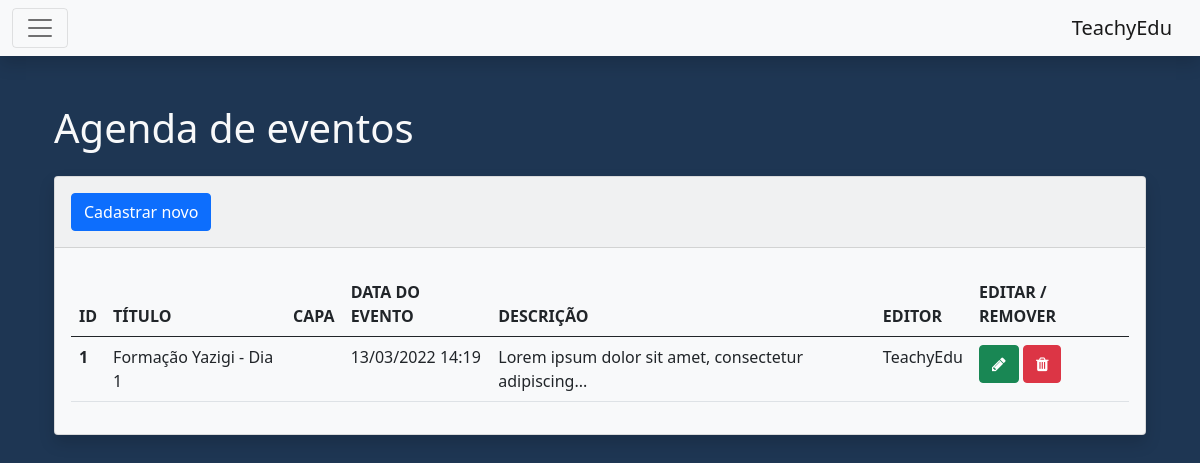
/app/view/dashboard/agenda/agendaIndex.php (signed in), run on the app's committed database.
### tables this page shows
CREATE TABLE `agendas` (
  `idAgenda` int NOT NULL,
  `tituloAgenda` varchar(255) DEFAULT NULL,
  `imagemAgenda` varchar(255) DEFAULT NULL,
  `dataHoraAgenda` timestamp NULL DEFAULT NULL,
  `descricaoAgenda` text,
  `autorAgenda` int DEFAULT NULL
);

CREATE TABLE `usuarios` (
  `idUsuario` int NOT NULL,
  `nomeUsuario` varchar(255) NOT NULL,
  `emailUsuario` varchar(45) NOT NULL,
  `senhaUsuario` varchar(255) DEFAULT NULL,
  `tipoUsuario` int NOT NULL,
  `tokenUsuario` varchar(45) NOT NULL,
  `validacaoTokenUsuario` tinyint NOT NULL,
  `validadeTokenUsuario` timestamp NOT NULL
);

### app/database/Connection.php (called while the page is built)
<?php
class Connection {
    private static $connection = null;
    public static function getConnection(): PDO {
        $host = "localhost";
        $db = "teachyedu";
        $charset = "utf8";
        $db_usuario = "joao";
        $db_senha = "root";
        $dsn = "mysql:host=$host;dbname=$db;charset=$charset";
        $options = [
            PDO::ATTR_ERRMODE => PDO::ERRMODE_EXCEPTION,
            PDO::ATTR_DEFAULT_FETCH_MODE, PDO::FETCH_ASSOC
        ];
        try {
            self::$connection = new PDO($dsn, $db_usuario, $db_senha, $options);
        } catch (PDOException $e) {
            print $e->getMessage();
        }
        return self::$connection;
    }
}

### app/model/dao/AgendaDAO.php (called while the page is built, shortened)
<?php
require __DIR__ . "/../../database/Connection.php";
class AgendaDAO {
    private $conn;
    function __construct() {
        $this->conn = Connection::getConnection();
    }
    public function consultarAgendasComUsuario() {
        try {
            $sql = "SELECT a.*, u.nomeUsuario FROM agendas a, usuarios u WHERE u.idUsuario = a.autorAgenda";
            $statement = $this->conn->prepare($sql);
            $statement->execute();
            $result = $statement->fetchAll(PDO::FETCH_ASSOC);
            return $result;
        } catch (Exception $e) {
            print($e->getMessage());
        }
    }
}

### app/view/dashboard/agenda/agendaIndex.php (the view, shortened to what this page needs)
<?php
require_once "../../../model/dao/AgendaDAO.php";
$dao = new AgendaDAO();
$agendas = $dao->consultarAgendasComUsuario();
?>
<!DOCTYPE html>
<html lang="pt-br">
<head>
    <link rel="stylesheet" href="https://cdnjs.cloudflare.com/ajax/libs/font-awesome/4.7.0/css/font-awesome.min.css" type="text/css">
    <link href="https://cdn.jsdelivr.net/npm/bootstrap@5.0.2/dist/css/bootstrap.min.css" rel="stylesheet">    <title>Dashboard | Gerenciar Eventos</title>
    <link rel="stylesheet" href="../../../../public/css/style.css">
    <link href="https://cdn.jsdelivr.net/npm/boxicons@latest/css/boxicons.min.css" rel="stylesheet">
</head>
<body class="bodyFundo">
<?php include("../../includes/sidebarAdmin.php"); ?>
<div>
    <div class="py-5">
        <div class="container">
            <div class="d-flex flex-column">
                <div>
                    <div class="container-fluid">
                        <h1 class="text-light mb-4">Agenda de eventos</h1>
                        <div class="card text-light bg-light shadow">
                            <div class="card-header py-3">
                                <a class="btn btn-primary" href="FormAgenda.php">Cadastrar novo</a>
                            </div>
                            <div class="card-body">
                                <div class="table-responsive table mt-2" id="dataTable" role="grid" aria-describedby="dataTable_info">
                                    <table class="table my-0 text-black" id="dataTable">
                                        <thead class="text-uppercase">
                                        <tr>
                                            <th scope="col">Id</th>
                                            <th scope="col">Título</th>
                                            <th scope="col">Capa</th>
                                            <th scope="col">Data do evento</th>
                                            <th scope="col">Descrição</th>
                                            <th scope="col">Editor</th>
                                            <th scope="col">Editar / Remover</th>
                                        </tr>
                                        </thead>
                                        <tbody>
                                        <?php foreach ($agendas as $agenda): ?>
                                            <tr class="mb-4">
                                                <th><?php echo $agenda['idAgenda'] ?></th>
                                                <td><?php echo $agenda['tituloAgenda'] ?></td>
                                                <td> <img src="../../../../public/images/agenda/<?php echo $agenda['imagemAgenda'] ?>" width="50px" alt=""></td>
                                                <td><?php echo date('d/m/Y H:s', strtotime($agenda['dataHoraAgenda'])); ?></td>
                                                <td><?php echo substr($agenda['descricaoAgenda'], 0, 50) ?>...</td>
                                                <td><?php echo $agenda['nomeUsuario'] ?></td>
                                                <td>
                                                    <a style="text-decoration: none" href="FormAgenda.php?update_id=<?php echo $agenda['idAgenda'] ?>" class="btn btn-success fa fa-pencil"></a>
                                                    <a style="text-decoration: none" data-toggle="modal" data-target="#modalAgendaExcluir" id="<?php echo $agenda['idAgenda'] ?>"
                                                       class="btn btn-danger fa fa-trash agenda_data"></a>
                                                </td>
                                            </tr>
                                        <?php endforeach; ?>
                                    </table>
                                </div>
                            </div>
                        </div>
                    </div>
                </div>
            </div>
        </div>
    </div>
</div>
</body>
</html>

### public/css/style.css (style rules this page uses)
.bodyFundo { background-color: #1e3653!important; }

### data on the page
agendas: idAgenda "1", tituloAgenda "Formação Yazigi - Dia 1", dataHoraAgenda "13/03/2022 14:19", descricaoAgenda "Lorem ipsum dolor sit amet, consectetur adipiscing", autorAgenda.nomeUsuario "TeachyEdu"
